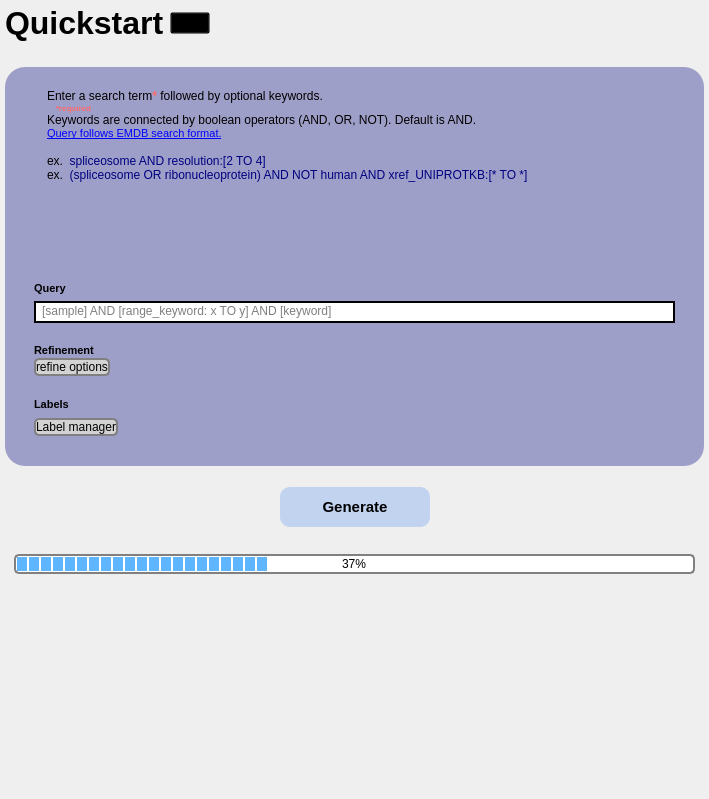
           <widget class="QWidget" name="scrollAreaWidgetContents_4_">
            <property name="geometry">
             <rect>
              <x>0</x>
              <y>0</y>
              <width>709</width>
              <height>799</height>
             </rect>
            </property>
            <layout class="QVBoxLayout" name="verticalLayout_30">
             <property name="spacing">
              <number>0</number>
             </property>
             <property name="leftMargin">
              <number>0</number>
             </property>
             <property name="topMargin">
              <number>0</number>
             </property>
             <property name="rightMargin">
              <number>0</number>
             </property>
             <property name="bottomMargin">
              <number>0</number>
             </property>
             <item>
              <widget class="QWidget" name="baseLayer_1" native="true">
               <property name="toolTip">
                <string>&lt;html&gt;&lt;head/&gt;&lt;body&gt;&lt;p&gt;&lt;br/&gt;&lt;/p&gt;&lt;/body&gt;&lt;/html&gt;</string>
               </property>
               <property name="styleSheet">
                <string notr="true">QGroupBox#baseLayer_1 {
	font-size: 24pt;
    font-weight: bold;
	border: transparent;
	padding-top: 30px;
}

QGroupBox::title {
	background-color: transparent;
	color: #6668ad;
	padding-bottom: 10px;
	padding-left: 10px;
}

/*
QGroupBox {
	border: transparent;
}
*/</string>
               </property>
               <layout class="QVBoxLayout" name="verticalLayout_14">
                <property name="leftMargin">
                 <number>5</number>
                </property>
                <property name="topMargin">
                 <number>5</number>
                </property>
                <property name="rightMargin">
                 <number>5</number>
                </property>
                <property name="bottomMargin">
                 <number>5</number>
                </property>
                <item>
                 <widget class="QWidget" name="page2TitleWidget_2" native="true">
                  <layout class="QHBoxLayout" name="horizontalLayout_33">
                   <property name="leftMargin">
                    <number>0</number>
                   </property>
                   <property name="topMargin">
                    <number>0</number>
                   </property>
                   <property name="rightMargin">
                    <number>0</number>
                   </property>
                   <property name="bottomMargin">
                    <number>0</number>
                   </property>
                   <item>
                    <widget class="QLabel" name="page2TitleLabel_2">
                     <property name="font">
                      <font>
                       <pointsize>24</pointsize>
                       <weight>75</weight>
                       <bold>true</bold>
                      </font>
                     </property>
                     <property name="styleSheet">
                      <string notr="true">QLabel {
	background-color: transparent;
	color: black;
}</string>
                     </property>
                     <property name="text">
                      <string>Quickstart</string>
                     </property>
                    </widget>
                   </item>
                   <item>
                    <widget class="QPushButton" name="qScoreInfo_btn_5">
                     <property name="styleSheet">
                      <string notr="true">background-color: transparent;</string>
                     </property>
                     <property name="text">
                      <string/>
                     </property>
                     <property name="icon">
                      <iconset resource="resources.qrc">
                       <normaloff>:/icons/info-circle-svgrepo-com.svg</normaloff>:/icons/info-circle-svgrepo-com.svg</iconset>
                     </property>
                     <property name="iconSize">
                      <size>
                       <width>20</width>
                       <height>20</height>
                      </size>
                     </property>
                    </widget>
                   </item>
                   <item>
                    <spacer name="horizontalSpacer_18">
                     <property name="orientation">
                      <enum>Qt::Horizontal</enum>
                     </property>
                     <property name="sizeHint" stdset="0">
                      <size>
                       <width>40</width>
                       <height>20</height>
                      </size>
                     </property>
                    </spacer>
                   </item>
                  </layout>
                 </widget>
                </item>
                <item>
                 <spacer name="verticalSpacer_8">
                  <property name="orientation">
                   <enum>Qt::Vertical</enum>
                  </property>
                  <property name="sizeType">
                   <enum>QSizePolicy::Fixed</enum>
                  </property>
                  <property name="sizeHint" stdset="0">
                   <size>
                    <width>20</width>
                    <height>20</height>
                   </size>
                  </property>
                 </spacer>
                </item>
                <item>
                 <widget class="QGroupBox" name="A_quickStart">
                  <property name="sizePolicy">
                   <sizepolicy hsizetype="Preferred" vsizetype="Preferred">
                    <horstretch>0</horstretch>
                    <verstretch>0</verstretch>
                   </sizepolicy>
                  </property>
                  <property name="styleSheet">
                   <string notr="true">QGroupBox#A_quickStart {
    border-radius: 20px;
	background-color: rgba(102, 104, 173, 150);
	font-size: 14pt;
    font-weight: bold;
	/*padding-top: 30px;*/
	padding-left: 20px;
	padding-right: 20px;
}

QGroupBox::title {
	background-color: transparent;
	padding-top: 20px;
	/*padding-left: 16px;*/
	color: white;
}


QGroupBox {
	border: transparent;
}
</string>
                  </property>
                  <property name="title">
                   <string/>
                  </property>
                  <layout class="QVBoxLayout" name="verticalLayout_2">
                   <item>
                    <widget class="QGroupBox" name="A1_instructions">
                     <property name="minimumSize">
                      <size>
                       <width>0</width>
                       <height>200</height>
                      </size>
                     </property>
                     <property name="maximumSize">
                      <size>
                       <width>16777215</width>
                       <height>250</height>
                      </size>
                     </property>
                     <property name="styleSheet">
                      <string notr="true">
QGroupBox{
	background: transparent;
	border: transparent;
}
</string>
                     </property>
                     <property name="title">
                      <string/>
                     </property>
                     <layout class="QHBoxLayout" name="horizontalLayout_11">
                      <item>
                       <widget class="QTextBrowser" name="textBrowser_p1">
                        <property name="sizePolicy">
                         <sizepolicy hsizetype="Ignored" vsizetype="Ignored">
                          <horstretch>0</horstretch>
                          <verstretch>0</verstretch>
                         </sizepolicy>
                        </property>
                        <property name="maximumSize">
                         <size>
                          <width>16777215</width>
                          <height>400</height>
                         </size>
                        </property>
                        <property name="styleSheet">
                         <string notr="true">background-color: transparent;
border: transparent;</string>
                        </property>
                        <property name="html">
                         <string>&lt;!DOCTYPE HTML PUBLIC &quot;-//W3C//DTD HTML 4.0//EN&quot; &quot;http://www.w3.org/TR/REC-html40/strict.dtd&quot;&gt;
&lt;html&gt;&lt;head&gt;&lt;meta name=&quot;qrichtext&quot; content=&quot;1&quot; /&gt;&lt;style type=&quot;text/css&quot;&gt;
p, li { white-space: pre-wrap; }
&lt;/style&gt;&lt;/head&gt;&lt;body style=&quot; font-family:'MS Shell Dlg 2'; font-size:8pt; font-weight:400; font-style:normal;&quot;&gt;
&lt;p style=&quot; margin-top:0px; margin-bottom:0px; margin-left:0px; margin-right:0px; -qt-block-indent:0; text-indent:0px;&quot;&gt;&lt;span style=&quot; font-family:'Segoe UI'; font-size:9pt; color:#000000;&quot;&gt;Enter a search term&lt;/span&gt;&lt;span style=&quot; font-family:'Segoe UI'; font-size:9pt; font-weight:600; color:#ff6969;&quot;&gt;*&lt;/span&gt;&lt;span style=&quot; font-family:'Segoe UI'; font-size:9pt; color:#000000;&quot;&gt; followed by optional keywords. &lt;/span&gt;&lt;/p&gt;
&lt;p style=&quot; margin-top:0px; margin-bottom:0px; margin-left:0px; margin-right:0px; -qt-block-indent:0; text-indent:0px;&quot;&gt;&lt;span style=&quot; font-family:'Segoe UI'; font-size:6pt; color:#ff6969;&quot;&gt;    &lt;/span&gt;&lt;span style=&quot; font-family:'Segoe UI'; font-size:6pt; font-weight:600; color:#ff6969;&quot;&gt;*required&lt;/span&gt;&lt;/p&gt;
&lt;p style=&quot; margin-top:0px; margin-bottom:0px; margin-left:0px; margin-right:0px; -qt-block-indent:0; text-indent:0px;&quot;&gt;&lt;span style=&quot; font-family:'Segoe UI'; font-size:9pt; color:#000000;&quot;&gt;Keywords are connected by boolean operators (AND, OR, NOT). Default is AND.&lt;/span&gt;&lt;/p&gt;
&lt;p style=&quot; margin-top:0px; margin-bottom:0px; margin-left:0px; margin-right:0px; -qt-block-indent:0; text-indent:0px;&quot;&gt;&lt;a href=&quot;https://www.ebi.ac.uk/emdb/documentation/search&quot;&gt;&lt;span style=&quot; text-decoration: underline; color:#0000ff;&quot;&gt;Query follows EMDB search format.&lt;/span&gt;&lt;/a&gt;&lt;/p&gt;
&lt;p style=&quot;-qt-paragraph-type:empty; margin-top:0px; margin-bottom:0px; margin-left:0px; margin-right:0px; -qt-block-indent:0; text-indent:0px; font-family:'Segoe UI'; font-size:9pt; color:#000000;&quot;&gt;&lt;br /&gt;&lt;/p&gt;
&lt;p style=&quot; margin-top:0px; margin-bottom:0px; margin-left:0px; margin-right:0px; -qt-block-indent:0; text-indent:0px;&quot;&gt;&lt;span style=&quot; font-family:'Segoe UI'; font-size:9pt; color:#000000;&quot;&gt;ex.&lt;/span&gt;&lt;span style=&quot; font-family:'Segoe UI'; font-size:9pt; color:#007c82;&quot;&gt;  &lt;/span&gt;&lt;span style=&quot; font-family:'Segoe UI'; font-size:9pt; color:#00007f;&quot;&gt;spliceosome AND resolution:[2 TO 4]&lt;/span&gt;&lt;/p&gt;
&lt;p style=&quot; margin-top:0px; margin-bottom:0px; margin-left:0px; margin-right:0px; -qt-block-indent:0; text-indent:0px;&quot;&gt;&lt;span style=&quot; font-family:'Segoe UI'; font-size:9pt; color:#000000;&quot;&gt;ex.  &lt;/span&gt;&lt;span style=&quot; font-family:'Segoe UI'; font-size:9pt; color:#00007f;&quot;&gt;(spliceosome OR ribonucleoprotein) AND NOT human AND xref_UNIPROTKB:[* TO *]&lt;/span&gt;&lt;/p&gt;&lt;/body&gt;&lt;/html&gt;</string>
                        </property>
                        <property name="openExternalLinks">
                         <bool>true</bool>
                        </property>
                       </widget>
                      </item>
                     </layout>
                    </widget>
                   </item>
                   <item>
                    <widget class="QLabel" name="label">
                     <property name="font">
                      <font>
                       <pointsize>8</pointsize>
                       <weight>75</weight>
                       <bold>true</bold>
                      </font>
                     </property>
                     <property name="text">
                      <string>Query</string>
                     </property>
                    </widget>
                   </item>
                   <item>
                    <widget class="QWidget" name="fancySearchBar_2" native="true">
                     <property name="styleSheet">
                      <string notr="true">#fancySearchBar_2 {
	background-color: black;
	border-radius: 12px;
}

#fancySearchBar_2:hover {
	background-color: rgb(200, 200, 200);
}</string>
                     </property>
                     <layout class="QHBoxLayout" name="horizontalLayout_60">
                      <property name="spacing">
                       <number>0</number>
                      </property>
                      <property name="leftMargin">
                       <number>2</number>
                      </property>
                      <property name="topMargin">
                       <number>2</number>
                      </property>
                      <property name="rightMargin">
                       <number>2</number>
                      </property>
                      <property name="bottomMargin">
                       <number>2</number>
                      </property>
                      <item>
                       <widget class="QLineEdit" name="lineEdit_15">
                        <property name="maximumSize">
                         <size>
                          <width>16777215</width>
                          <height>24</height>
                         </size>
                        </property>
                        <property name="styleSheet">
                         <string notr="true">background: white;
border: transparent;
border-top-left-radius: 10px;
border-bottom-left-radius: 10px;
border-top-right-radius: 0px;
border-bottom-right-radius: 0px;
padding-left: 4px;
padding-bottom: 2px;</string>
                        </property>
                        <property name="text">
                         <string/>
                        </property>
                        <property name="placeholderText">
                         <string>[sample] AND [range_keyword: x TO y] AND [keyword]</string>
                        </property>
                       </widget>
                      </item>
                      <item>
                       <widget class="QPushButton" name="pushButton_19">
                        <property name="maximumSize">
                         <size>
                          <width>16777215</width>
                          <height>24</height>
                         </size>
                        </property>
                        <property name="font">
                         <font>
                          <family>MS Gothic</family>
                         </font>
                        </property>
                        <property name="cursor">
                         <cursorShape>PointingHandCursor</cursorShape>
                        </property>
                        <property name="layoutDirection">
                         <enum>Qt::RightToLeft</enum>
                        </property>
                        <property name="styleSheet">
                         <string notr="true">QPushButton {
	background-color: white;
	border-top-left-radius: 0px;
	border-bottom-left-radius: 0px;
	border-top-right-radius: 10px;
	border-bottom-right-radius: 10px;
	padding-right: 2px;
}

QPushButton:hover {	
	background-color: rgba(255, 255, 255, 200);
}

QPushButton:pressed {	
	background-color: rgba(255, 255, 255, 150);
}</string>
                        </property>
                        <property name="text">
                         <string/>
                        </property>
                        <property name="icon">
                         <iconset resource="resources.qrc">
                          <normaloff>:/icons/send-alt-2-svgrepo-com.svg</normaloff>:/icons/send-alt-2-svgrepo-com.svg</iconset>
                        </property>
                        <property name="iconSize">
                         <size>
                          <width>24</width>
                          <height>24</height>
                         </size>
                        </property>
                       </widget>
                      </item>
                     </layout>
                    </widget>
                   </item>
                   <item>
                    <widget class="QWidget" name="quick_refine_container" native="true">
                     <layout class="QVBoxLayout" name="verticalLayout_23">
                      <property name="spacing">
                       <number>0</number>
                      </property>
                      <property name="leftMargin">
                       <number>0</number>
                      </property>
                      <property name="topMargin">
                       <number>15</number>
                      </property>
                      <property name="rightMargin">
                       <number>0</number>
                      </property>
                      <property name="bottomMargin">
                       <number>0</number>
                      </property>
                      <item>
                       <widget class="QLabel" name="label_5">
                        <property name="font">
                         <font>
                          <pointsize>8</pointsize>
                          <weight>75</weight>
                          <bold>true</bold>
                         </font>
                        </property>
                        <property name="text">
                         <string>Refinement</string>
                        </property>
                       </widget>
                      </item>
                      <item>
                       <widget class="QWidget" name="widget_14" native="true">
                        <layout class="QHBoxLayout" name="horizontalLayout_34">
                         <property name="spacing">
                          <number>0</number>
                         </property>
                         <property name="leftMargin">
                          <number>0</number>
                         </property>
                         <property name="topMargin">
                          <number>0</number>
                         </property>
                         <property name="rightMargin">
                          <number>0</number>
                         </property>
                         <property name="bottomMargin">
                          <number>0</number>
                         </property>
                         <item>
                          <widget class="QPushButton" name="pushButton_2">
                           <property name="layoutDirection">
                            <enum>Qt::RightToLeft</enum>
                           </property>
                           <property name="styleSheet">
                            <string notr="true">QPushButton {
    background-color: lightgrey;
    border: 2px solid grey;
    border-radius: 5px;
    color: black;
}

QPushButton:hover {
	background-color: #ddd1c6;
    border-color: darkgrey;
}

QPushButton:pressed {
    background-color: #bfb5ab;
    border-color: darkgrey;
}
</string>
                           </property>
                           <property name="text">
                            <string>refine options</string>
                           </property>
                           <property name="icon">
                            <iconset resource="resources.qrc">
                             <normaloff>:/icons/external-link-512.webp</normaloff>:/icons/external-link-512.webp</iconset>
                           </property>
                          </widget>
                         </item>
                         <item>
                          <spacer name="horizontalSpacer_8">
                           <property name="orientation">
                            <enum>Qt::Horizontal</enum>
                           </property>
                           <property name="sizeHint" stdset="0">
                            <size>
                             <width>40</width>
                             <height>20</height>
                            </size>
                           </property>
                          </spacer>
                         </item>
                        </layout>
                       </widget>
                      </item>
                     </layout>
                    </widget>
                   </item>
                   <item>
                    <widget class="QWidget" name="widget_4" native="true">
                     <layout class="QHBoxLayout" name="horizontalLayout_8">
                      <property name="leftMargin">
                       <number>0</number>
                      </property>
                      <property name="topMargin">
                       <number>15</number>
                      </property>
                      <property name="rightMargin">
                       <number>0</number>
                      </property>
                      <property name="bottomMargin">
                       <number>0</number>
                      </property>
                      <item>
                       <widget class="QLabel" name="label_6">
                        <property name="font">
                         <font>
                          <pointsize>8</pointsize>
                          <weight>75</weight>
                          <bold>true</bold>
                         </font>
                        </property>
                        <property name="text">
                         <string>Labels</string>
                        </property>
                       </widget>
                      </item>
                     </layout>
                    </widget>
                   </item>
                   <item>
                    <widget class="QWidget" name="widget" native="true">
                     <layout class="QHBoxLayout" name="horizontalLayout">
                      <property name="leftMargin">
                       <number>0</number>
                      </property>
                      <property name="topMargin">
                       <number>0</number>
                      </property>
                      <property name="rightMargin">
                       <number>0</number>
                      </property>
                      <property name="bottomMargin">
                       <number>20</number>
                      </property>
                      <item>
                       <widget class="QPushButton" name="pushButton">
                        <property name="toolTip">
                         <string>&lt;html&gt;&lt;head/&gt;&lt;body&gt;&lt;p&gt;CHANGE THIS NAME&lt;/p&gt;&lt;/body&gt;&lt;/html&gt;</string>
                        </property>
                        <property name="layoutDirection">
                         <enum>Qt::RightToLeft</enum>
                        </property>
                        <property name="styleSheet">
                         <string notr="true">QPushButton {
    background-color: lightgrey;
    border: 2px solid grey;
    border-radius: 5px;
    color: black;
}

QPushButton:hover {
	background-color: #ddd1c6;
    border-color: darkgrey;
}

QPushButton:pressed {
    background-color: #bfb5ab;
    border-color: darkgrey;
}
</string>
                        </property>
                        <property name="text">
                         <string>Label manager</string>
                        </property>
                        <property name="icon">
                         <iconset resource="resources.qrc">
                          <normaloff>:/icons/external-link-512.webp</normaloff>:/icons/external-link-512.webp</iconset>
                        </property>
                       </widget>
                      </item>
                      <item>
                       <spacer name="horizontalSpacer_5">
                        <property name="orientation">
                         <enum>Qt::Horizontal</enum>
                        </property>
                        <property name="sizeHint" stdset="0">
                         <size>
                          <width>40</width>
                          <height>20</height>
                         </size>
                        </property>
                       </spacer>
                      </item>
                     </layout>
                    </widget>
                   </item>
                  </layout>
                 </widget>
                </item>
                <item>
                 <widget class="QGroupBox" name="A5_generateDataset">
                  <property name="styleSheet">
                   <string notr="true">
QGroupBox{
	background: transparent;
	border: transparent;
}
</string>
                  </property>
                  <property name="title">
                   <string/>
                  </property>
                  <layout class="QHBoxLayout" name="horizontalLayout_14">
                   <item>
                    <spacer name="horizontalSpacer_1">
                     <property name="orientation">
                      <enum>Qt::Horizontal</enum>
                     </property>
                     <property name="sizeHint" stdset="0">
                      <size>
                       <width>40</width>
                       <height>20</height>
                      </size>
                     </property>
                    </spacer>
                   </item>
                   <item>
                    <widget class="QPushButton" name="pushButton_p1_3">
                     <property name="sizePolicy">
                      <sizepolicy hsizetype="Fixed" vsizetype="Fixed">
                       <horstretch>0</horstretch>
                       <verstretch>0</verstretch>
                      </sizepolicy>
                     </property>
                     <property name="minimumSize">
                      <size>
                       <width>150</width>
                       <height>40</height>
                      </size>
                     </property>
                     <property name="font">
                      <font>
                       <pointsize>11</pointsize>
                       <weight>75</weight>
                       <bold>true</bold>
                      </font>
                     </property>
                     <property name="toolTip">
                      <string>&lt;html&gt;&lt;head/&gt;&lt;body&gt;&lt;p&gt;&lt;span style=&quot; font-weight:400;&quot;&gt;this is limiting the window's thickness when shrinking btw, prob a better way to go about sizepolicys&lt;/span&gt;&lt;/p&gt;&lt;/body&gt;&lt;/html&gt;</string>
                     </property>
                     <property name="styleSheet">
                      <string notr="true">QPushButton {
	background: rgba(193, 211, 239, 255);
	border-radius: 10px;
}

QPushButton:hover, QPushButton:pressed {
	background: #000000;
	color: #ffffff;
}

QPushButton:pressed {
	border: 6px solid transparent;
}</string>
                     </property>
                     <property name="text">
                      <string>Generate</string>
                     </property>
                    </widget>
                   </item>
                   <item>
                    <spacer name="horizontalSpacer_4">
                     <property name="orientation">
                      <enum>Qt::Horizontal</enum>
                     </property>
                     <property name="sizeHint" stdset="0">
                      <size>
                       <width>40</width>
                       <height>20</height>
                      </size>
                     </property>
                    </spacer>
                   </item>
                  </layout>
                 </widget>
                </item>
                <item>
                 <widget class="QWidget" name="widget_2" native="true">
                  <layout class="QHBoxLayout" name="horizontalLayout_3">
                   <item>
                    <widget class="QProgressBar" name="progressBar">
                     <property name="sizePolicy">
                      <sizepolicy hsizetype="Expanding" vsizetype="Fixed">
                       <horstretch>0</horstretch>
                       <verstretch>0</verstretch>
                      </sizepolicy>
                     </property>
                     <property name="maximumSize">
                      <size>
                       <width>16777215</width>
                       <height>20</height>
                      </size>
                     </property>
                     <property name="styleSheet">
                      <string notr="true">QProgressBar {
    border: 2px solid grey;
    border-radius: 5px;
    text-align: center;
	background-color: white;
}

QProgressBar::chunk {
	/*background-color: #CD96CD;*/
	background-color: #60b5ff;
    width: 10px;
	margin: 0.5px;
}
</string>
                     </property>
                     <property name="value">
                      <number>37</number>
                     </property>
                    </widget>
                   </item>
                  </layout>
                 </widget>
                </item>
               </layout>
              </widget>
             </item>
             <item>
              <spacer name="verticalSpacer_5">
               <property name="orientation">
                <enum>Qt::Vertical</enum>
               </property>
               <property name="sizeType">
                <enum>QSizePolicy::Expanding</enum>
               </property>
               <property name="sizeHint" stdset="0">
                <size>
                 <width>20</width>
                 <height>40</height>
                </size>
               </property>
              </spacer>
             </item>
            </layout>
           </widget>
